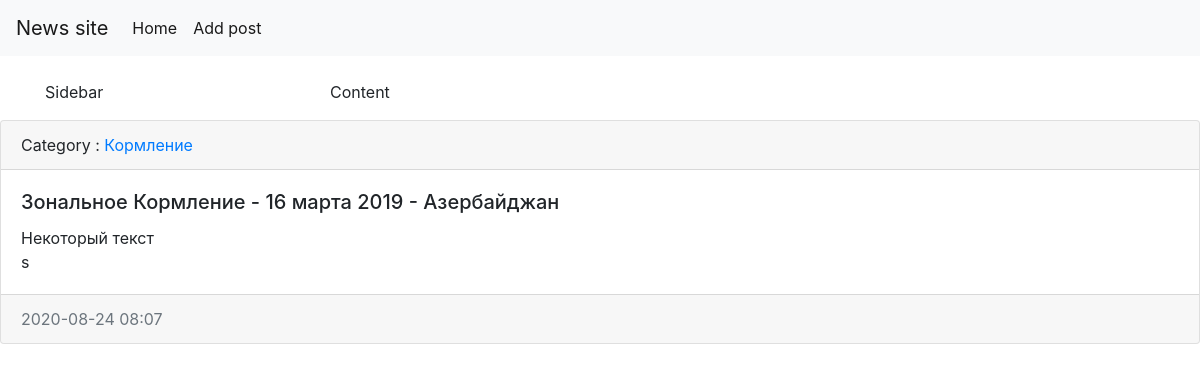
Screenshot of /reports/1/ with the database file from the repository.
### reports/models.py (models this page shows, shortened)
class Report(models.Model):
    title = models.CharField(max_length=150, verbose_name="Имя статьи")
    content = models.TextField(blank=True, verbose_name="Контент")
    updated_at = models.DateTimeField(auto_now=True, verbose_name="Дата обновления")
    category = models.ForeignKey('Category', on_delete=models.PROTECT, null=True)
    created_at = models.DateTimeField(auto_now_add=True, verbose_name="Дата создания")
    is_published = models.BooleanField(default=True, verbose_name="Опубликовано")
    class Meta:
        verbose_name = "Отчет"
        verbose_name_plural = "Отчеты"
        ordering = ['-created_at']

class Category(models.Model):
    title = models.CharField(max_length=150, db_index=True, verbose_name='Название категори')
    def get_absolute_url(self):
        return reverse('category', kwargs={"category_id": self.pk})
    def __str__(self):
        return self.title
    class Meta:
        verbose_name = "Категория"
        verbose_name_plural = "Категории"
        ordering = ['title']

### reports/views.py (the view)
# urls.py: path('reports/<int:report_id>/', view_reports, name = "view_reports"),
def view_reports(request, report_id):
    report_item = get_object_or_404(Report, pk=report_id)
    return render(request, 'reports/view_report.html', {'report_item': report_item})

### templates/reports/view_report.html
{% include 'base.html' %}
{% block content %}
    <div class="card mb-3">
        <div class="card-header">
           Category : <a href="{{ report_item.category.get_absolute_url }}">{{ report_item.category }}</a>
        </div>
        <div class="card-body">
            <div class="media">
                <div class="media-body">
                    <h5 class="card-title">{{ report_item.title }}</h5>
                    <p class="card-text">{{ report_item.content }}</p>
                </div>
            </div>
            s
        </div>
        <div class="card-footer text-muted">
            {{ report_item.created_at|date:"Y-m-d H:i" }}
        </div>
    </div>
{% endblock %}

### date_warehouse/static/css/style.css (style rules this page uses)
body { background-color: white; }

### rows the page displays
Report: category "Кормление", title "Зональное Кормление - 16 марта 2019 - Азербайджан", content "Некоторый текст", created_at "2020-08-24 08:07"
